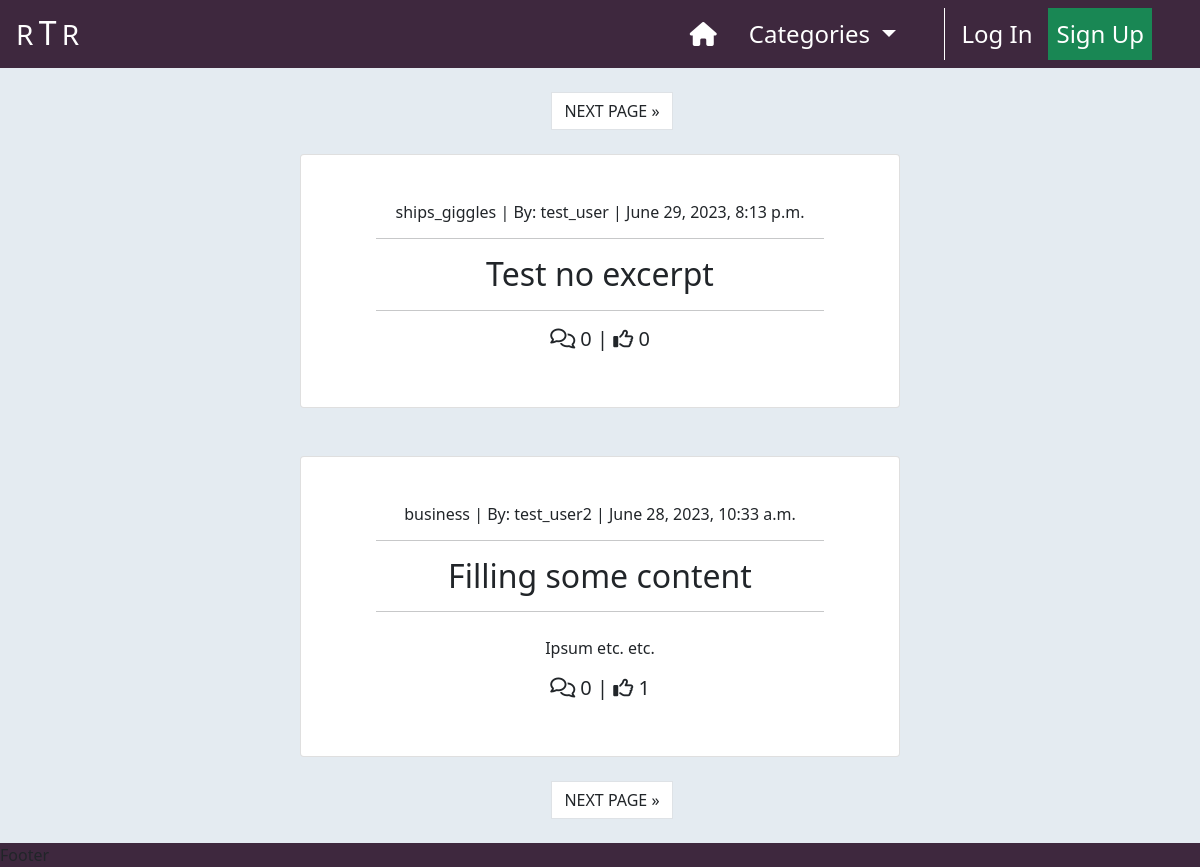
The app's page /, older data.
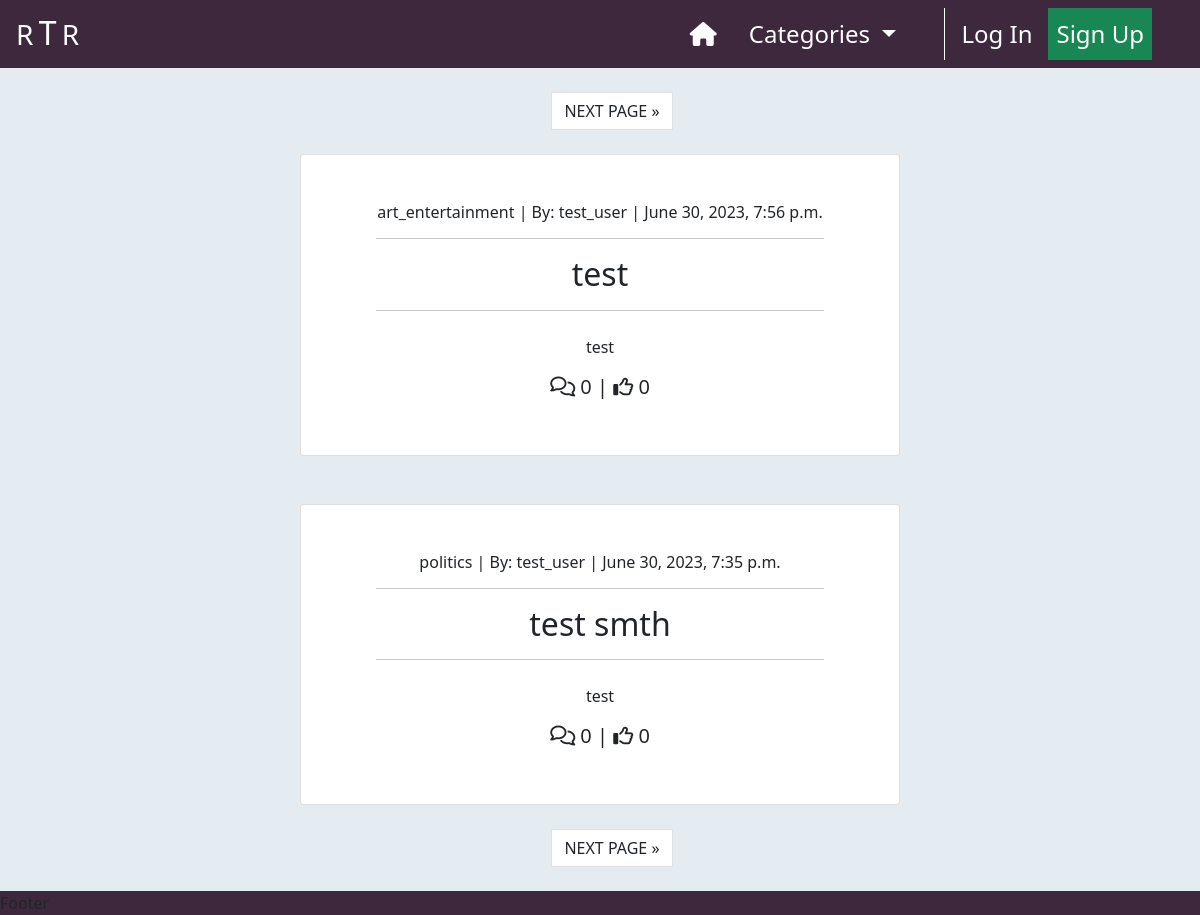
The same page, newer data.
### newssite/models.py (models this page shows, shortened)
class Post(models.Model):
    title = models.CharField(max_length=200, unique=True)
    slug = models.SlugField(
        max_length=200,
        unique=True,
        null=True,
        blank=True
    )
    author = models.ForeignKey(
        User,
        on_delete=models.CASCADE,
        related_name='posts'
    )
    is_edited = models.BooleanField(default=False)
    excerpt = models.TextField(max_length=300, null=True, blank=True)
    content = models.TextField()
    category = models.ForeignKey(
        Category,
        max_length=30,
        null=True,
        blank=True,
        on_delete=models.SET_NULL
    )
    featured_image = CloudinaryField('image', default='placeholder')
    created_on = models.DateTimeField(auto_now_add=True)
    status = models.IntegerField(choices=STATUS, default=1)
    likes = models.ManyToManyField(User, related_name='likes', blank=True)
    class Meta:
        ordering = ['-created_on']

class Category(models.Model):
    class Meta:
        verbose_name_plural = 'Categories'
    friendly_name = models.CharField(max_length=254)
    name = models.CharField(max_length=254, null=True, blank=True)
    def get_friendly_name(self):
        return self.friendly_name

### newssite/views.py (the view)
# urls.py: path('', views.PostList.as_view(), name="index"),
class PostList(ListView):
    model = Post
    ordering = ['-created_on']
    template_name = "newssite/index.html"
    paginate_by = 2
    def get_queryset(self):
        category = self.request.GET.get('category')
        if category is not None:
            return Post.objects.filter(
                    category=category
                   ).order_by('-created_on')
        else:
            return Post.objects.all().order_by('-created_on')
    def get_context_data(self, **kwargs):
        context = super().get_context_data(**kwargs)
        context["category"] = self.request.GET.get('category', None)
        return context

### newssite/context_processors.py (called while the page is built)
def categories(request):
    return {
        'categories': Category.objects.all()
    }

### newssite/templates/newssite/index.html (shortened to what this page needs)
{% extends "base.html" %}
{% load static %}
{% block content %}
    <div class="container-fluid p-0">
        {% if is_paginated %}
            <nav aria-label="Upper page navigation">
                <ul class="pagination justify-content-center mt-4">
                    {% if page_obj.has_next %}
                        <li>
                            <a href="?page={{ page_obj.next_page_number }}{% if category != None %}&category={{ category }}{% endif %}"
                               class="page-link text-dark ms-4">
                                NEXT PAGE &raquo;
                            </a>
                        </li>
                    {% endif %}
                </ul>
            </nav>
        {% endif %}
        <div class="row g-0">
            <div class="col-md-8 col-lg-6 offset-md-2 offset-lg-3 text-center">
                {% for post in post_list %}
                    <div class="card card-border {% if is_paginated and forloop.first %}
                                                    mt-2
                                                 {% else %}
                                                    mt-5
                                                {% endif %}
                                                ">
                        <a href="{% url 'post_detail' post.slug %}"
                            class="post-detail-link d-block my-5 text-dark text-decoration-none">
                            <h6>{{ post.category.name }} | By: {{ post.author | safe }}
                                <span class="post-date"> | {{ post.created_on }}</span>
                            </h6>
                            <hr class="w-75" style="margin-left: 12.5%;">
                            <h2 class="card-title">
                                {{ post.title }}
                            </h2>
                            <hr class="w-75" style="margin-left: 12.5%;">
                            {% if post.excerpt %}
                                <p class="mt-4 mx-2">{{ post.excerpt }}</p>
                            {% endif %}
                            <h5>
                                <span><i class="fa-regular fa-comments"></i> {{ post.comments.count }}</span> |
                                <span><i class="fa-regular fa-thumbs-up"></i> {{ post.likes.count }}</span>
                            </h5>
                        </a>
                    </div>
                {% endfor %}
                {% if is_paginated %}
                    <nav aria-label="Upper page navigation">
                        <ul class="pagination justify-content-center mt-4 mb-4">
                            {% if page_obj.has_next %}
                                <li>
                                    <a href="?page={{ page_obj.next_page_number }}{% if category != None %}&category={{ category }}{% endif %}"
                                       class="page-link text-dark ms-4">
                                        NEXT PAGE &raquo;
                                    </a>
                                </li>
                            {% endif %}
                        </ul>
                    </nav>
                {% endif %}
            </div>
        </div>
    </div>
{% endblock %}

### templates/base.html (shortened to what this page needs)
{% load static %}
<!DOCTYPE html>
<html class="h-100 w-100" lang="en">
    <head>
        {% block corecss %}
            <link rel="stylesheet"
                  href="https://cdnjs.cloudflare.com/ajax/libs/font-awesome/5.15.3/css/all.min.css"
            >
            <link href="https://cdn.jsdelivr.net/npm/bootstrap@5.0.1/dist/css/bootstrap.min.css"
                  rel="stylesheet"
            >
            <link rel="stylesheet"
                  href="{% static 'css/base.css' %}"
            >
        {% endblock %}
    </head>
    <body class="h-100 w-100 d-flex flex-column bg-alice">
        <nav class="navbar navbar-expand-lg navbar-dark bg-purple">
            <a class="navbar-brand ms-3" href="{% url 'index' %}">
                <span class="fs-3 text-white">R</span>
                <h2 class="d-inline text-white">T</h2>
                <span class="fs-3 text-white me-5">R</span>
            </a>
            <div class="collapse navbar-collapse" id="navbarNavDropdown">
              <ul class="navbar-nav ms-auto me-5">
                <li class="nav-item">
                  <a class="nav-link ms-2 me-2 text-white fs-4"
                     href="{% url 'index' %}">
                    <i class="fa-solid fa-house" style="color: #ffffff;"></i>
                  </a>
                </li>
                <li class="nav-item dropdown">
                  <a class="nav-link dropdown-toggle ms-2 me-2 text-white fs-4"
                     href="#"
                     id="categories-dropdown" data-bs-toggle="dropdown"
                     aria-haspopup="true" aria-expanded="false">
                    Categories
                  </a>
                </li>
                <li class="nav-item active">
                  <a class="nav-link ms-2 text-white fs-4 me-2" href="#">
                  </a>
                </li>
                {% if user.is_authenticated %}
                  <li class="nav-item">
                    <a class="nav-link ms-2 me-2 text-white fs-4"
                       href="{% url 'create_post' %}">
                      <i class="fa-sharp fa-solid fa-pen-nib" style="color: #ffffff;"></i>
                      Create Post
                    </a>
                  </li>
                  <li class="nav-item dropdown">
                    <a class="nav-link dropdown-toggle ms-2 text-white fs-4" href="#"
                       id="userDropDown" data-bs-toggle="dropdown"
                       aria-haspopup="true" aria-expanded="false">
                      <i class="fa-solid fa-user" style="color: #ffffff;"></i>
                      {{ user.username }}
                    </a>
                    <div class="dropdown-menu p-0 border-0 m-0 bg-purple" aria-labelledby="userDropDown">
                      <a class="dropdown-item bg-purple text-white fs-5" href="{% url 'profile' %}">
                        Profile
                      </a>
                      <a class="dropdown-item bg-purple text-white fs-5" href="">
                        User Settings
                      </a>
                      <a class="dropdown-item bg-purple text-white fs-5" href="{% url 'account_logout' %}">
                        Log Out
                      </a>
                    </div>
                  </li>
                {% else %}
                  <li class="nav-item ml-auto">
                    <a class="nav-link fs-4 ms-2 text-white"
                       href="{% url 'account_login' %}">
                       Log In
                    </a>
                  </li>
                  <li class="nav-item">
                    <a class="nav-link fs-4 ms-2 text-white btn-success"
                       href="{% url 'account_signup' %}">
                      Sign Up
                    </a>
                  </li>
                {% endif %}
              </ul>
            </div>
          </nav>
        {% block content %}
        {% endblock content %}
        <footer class="mt-auto w-100 bg-purple">
        </footer>
    </body>
</html>

### static/css/base.css (style rules this page uses)
.bg-alice { background-color: #E4EBF1; }
.bg-purple { background-color: #3E283E; }

Row changes from the older to the newer data that the page shows:
no longer on this page (row unchanged): Post: category.name "ships_giggles", author "test_user", created_on "June 29, 2023, 8:13 p.m.", title "Test no excerpt", comments.count "0", likes.count "0"
no longer on this page (row unchanged): Post: category.name "business", author "test_user2", created_on "June 28, 2023, 10:33 a.m.", title "Filling some content", excerpt "Ipsum etc. etc.", comments.count "0", likes.count "1"
added Post: category.name "art_entertainment", author "test_user", created_on "June 30, 2023, 7:56 p.m.", title "test", excerpt "test", comments.count "0", likes.count "0"
added Post: category.name "politics", author "test_user", created_on "June 30, 2023, 7:35 p.m.", title "test smth", excerpt "test", comments.count "0", likes.count "0"
